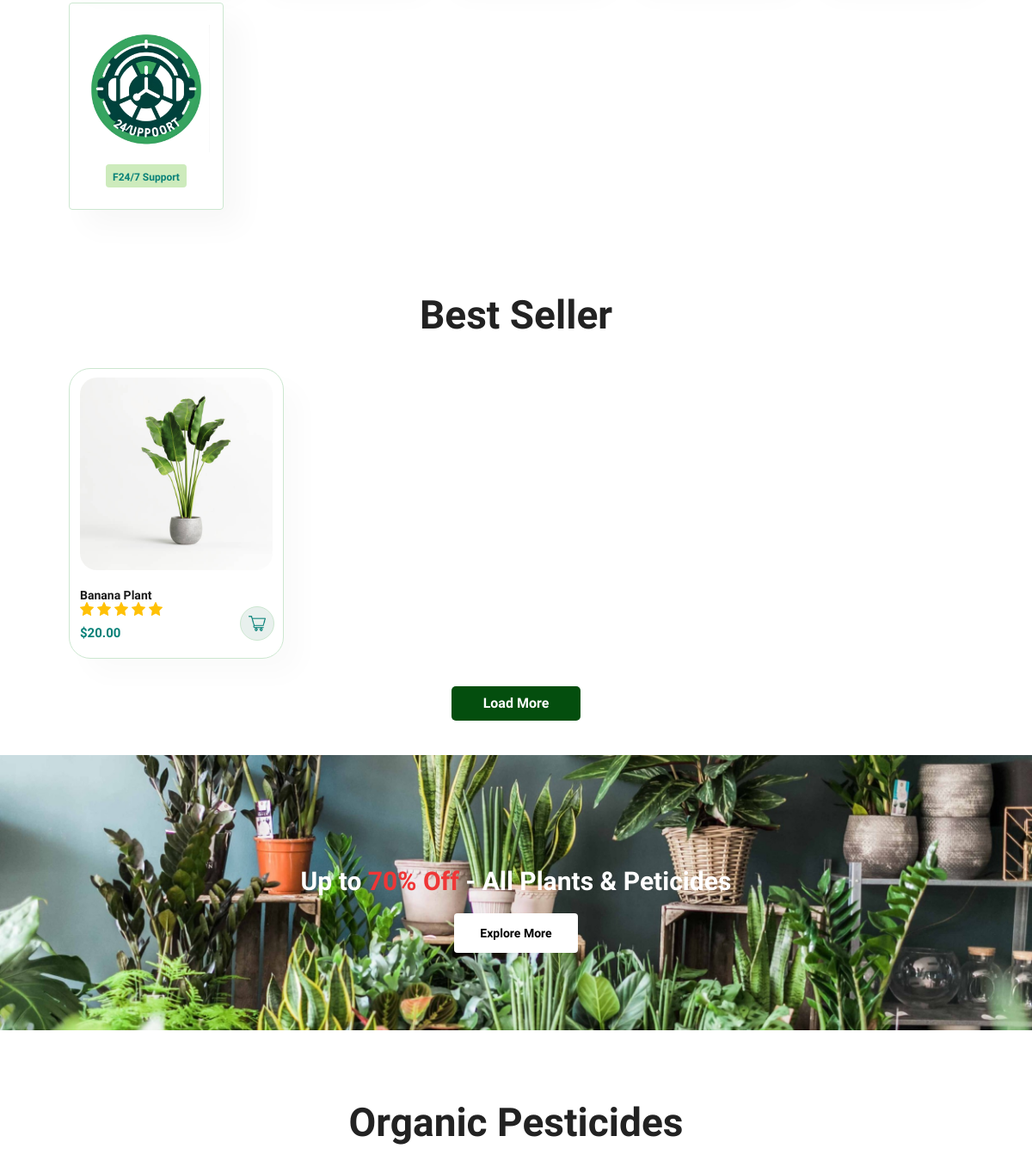
Before: / (middle part) with the older database file.
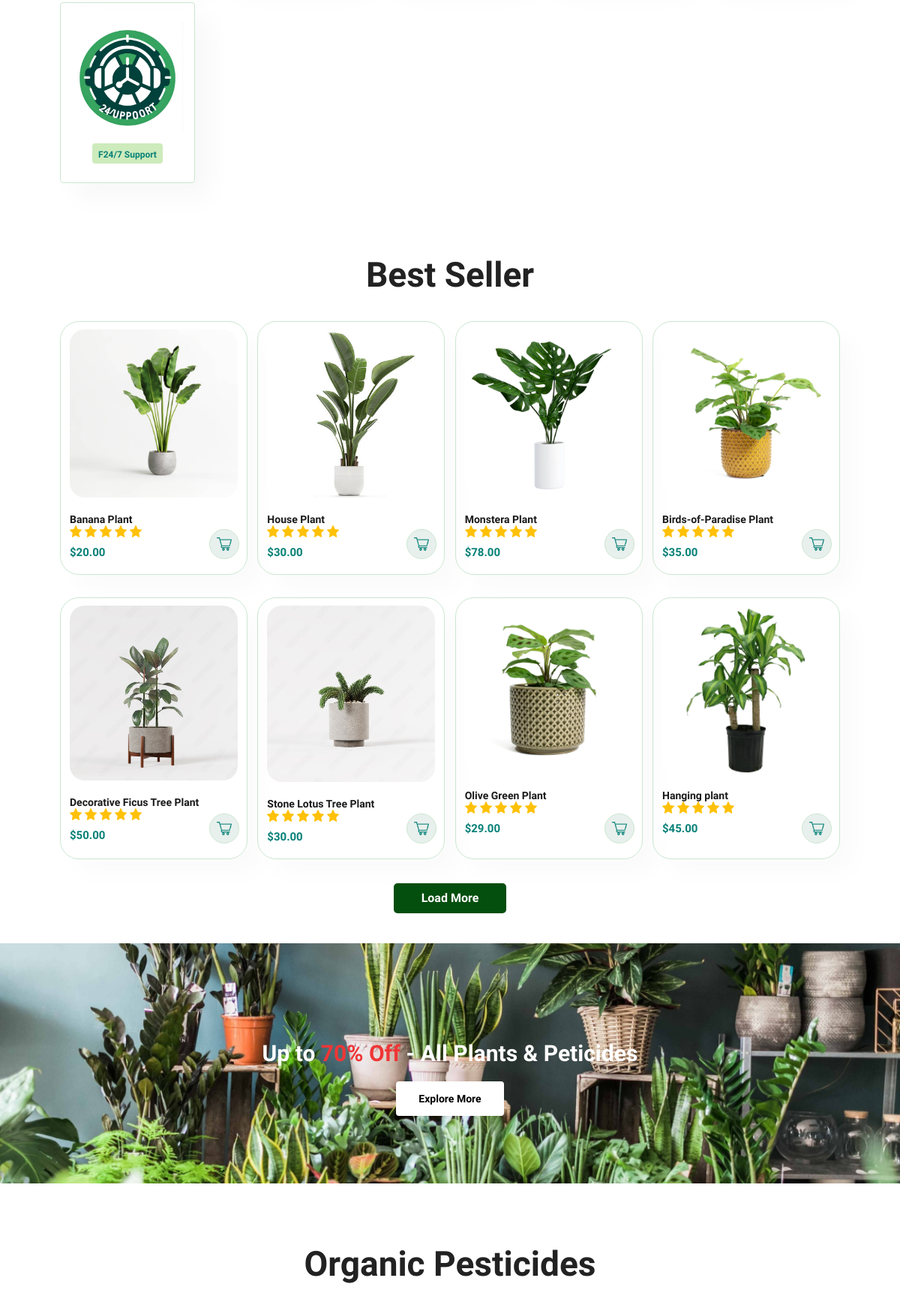
After: the same page with the newer database file.
### store/models.py (models this page shows, shortened)
class Plant(models.Model):
    name = models.CharField(max_length=200)
    price = models.DecimalField(max_digits=10, decimal_places=2)
    description = models.TextField()
    image = models.ImageField(upload_to='plants/')
    quantity = models.IntegerField()

### store/views.py (the view)
# urls.py: path('', HomePage, name='HomePage'),
def HomePage(request):
    Plants = Plant.objects.all()[0:8]
    Pesticides = Pesticide.objects.all()[0:8]
    return render(request, 'index.html', {'plants': Plants, 'pesticides': Pesticides})

### store/templates/index.html (shortened to what this page needs)
<!DOCTYPE html>
<html lang="en">
<head>
    <link rel="stylesheet" href="/static/styles/globals.css">
    <link rel="stylesheet" href="/static/styles/header.css">
    <link rel="stylesheet" href="/static/styles/hero.css">
    <link rel="stylesheet" href="/static/styles/features.css">
    <link rel="stylesheet" href="/static/styles/product.css">
    <link rel="stylesheet" href="/static/styles/banner.css">
    <link rel="stylesheet" href="/static/styles/sm-banner.css">
    <link rel="stylesheet" href="/static/styles/newsletter.css">
    <link rel="stylesheet" href="/static/styles/footer.css">
    <link rel="stylesheet" href="/static/styles/responsive.css">
    <link rel="stylesheet" href="/static/styles/Shop/page-header.css">
    <link rel="stylesheet" href="/static/styles/Shop/pagination.css">
    <link rel="stylesheet" href="/static/assets/css/vendor/font.awesome.min.css">
    <link rel="stylesheet" href="/static/assets/css/vendor/linearicons.min.css">
    <link rel="stylesheet" href="/static/assets/css/plugins/swiper-bundle.min.css">
    <link rel="stylesheet" href="/static/assets/css/plugins/animate.min.css">
    <link rel="stylesheet" href="/static/assets/css/plugins/jquery-ui.min.css">
    <link rel="stylesheet" href="/static/assets/css/plugins/nice-select.min.css">
    <link rel="stylesheet" href="/static/assets/css/plugins/magnific-popup.css">
    <link rel="stylesheet" href="/static/assets/css/style.css">
<link rel="stylesheet" href="https://cdn.jsdelivr.net/npm/sweetalert2@11/dist/sweetalert2.min.css">
</head>
<body>
    <section id="feature" class="section-p1">
        <div class="fe-box">
            <img src="/static/img/features/support.png">
            <h6>F24/7 Support</h6>
        </div>
    </section>
    <section id="product1" class="section-p1" style="padding-bottom: 2ex;">
        <h2>Best Seller</h2>
        <div class="pro-container">
  {% for plant in plants %}
            <div class="pro" id = "plant{{plant.id}}">
                <img class="producto" src="{{plant.image.url}}">
                <div class="des">
                    <h5>{{plant.name}}</h5>
                    <div class="star">
                        <img class="star-icon" src="/static/img/icons/star.png">
                        <img class="star-icon" src="/static/img/icons/star.png">
                        <img class="star-icon" src="/static/img/icons/star.png">
                        <img class="star-icon" src="/static/img/icons/star.png">
                        <img class="star-icon" src="/static/img/icons/star.png">
                    </div>
                    <h4>${{plant.price}}</h4>
                </div>
                <div class="cart-icon-container"><a href="#"><img class="cart-icon" src="/static/img/icons/cart.png"></a></div>
            </div>
            {% endfor %}
        </div>
    </section>
     <section id="pagination">
        <a href="{% url 'ShopPage' %}#product1">Load More</a>
    </section>
    <section id="banner" class="section-m1">
        <h2>Up to <span>70% Off</span> - All Plants & Peticides</h2>
        <a href="{% url 'ShopPage' %}"><button class="normal">Explore More</button></a>
    </section>
    <section id="product1" class="section-p1" style="padding-bottom: 2ex;">
        <h2>Organic Pesticides</h2>
        <div class="pro-container">
        </div>
    </section>
</body>
</html>

### store/static/styles/globals.css (style rules this page uses)
* { margin: 0; padding: 0; box-sizing: border-box; font-family: 'Spartan', sans-serif; }
h2 { font-size: 46px; line-height: 54px; color: #222; }
h4 { font-size: 20px; color: #222; }
h6 { font-weight: 700; font-size: 12px; }
.section-p1 { padding: 40px 80px; }
.section-m1 { margin: 40px 0; }
button.normal { font-size: 14px; font-weight: 600; padding: 15px 30px; color: #000; background-color: #fff; border-radius: 4px; cursor: pointer; border: none; outline: none; transition: 0.2s; }
body { width: 100%; }

### store/static/styles/header.css (style rules this page uses)
.cart-icon-container { position: relative; display: inline-block; }

### store/static/styles/features.css (style rules this page uses)
#feature { display: flex; align-items: center; justify-content: space-between; flex-wrap: wrap; }
#feature .fe-box { width: 180px; text-align: center; padding: 25px 15px; box-shadow: 20px 20px 34px rgba(0, 0, 0, 0.03); border: 1px solid #cce7d0; border-radius: 4px; margin: 15px 0; }
#feature .fe-box img { width: 100%; margin-bottom: 10px; }
#feature .fe-box h6 { display: inline-block; padding: 9px 8px 6px 8px; line-height: 1; border-radius: 4px; color: #088178; background-color: #cdebbc; }
#feature .fe-box:nth-child(6) h6 { background-color: #cdebbc; }

### store/static/styles/product.css (style rules this page uses)
#product1 { text-align: center; }
.pro-container { display: flex; justify-content: space-between; padding-top: 20px; flex-wrap: wrap; }
#product1 .pro { width: 23%; min-width: 250px; padding: 10px 12px; border: 1px solid #cce7d0; border-radius: 25px; cursor: pointer; box-shadow: 20px 20px 30px rgba(0, 0, 0, 0.02); margin: 15px 0; transition: 0.2s ease; position: relative; }
#product1 .pro .producto { width: 100%; border-radius: 20px; }
#product1 .pro .star-icon { width: 16px; border: 0; }
#product1 .pro .des { text-align: start; padding: 10px 0; }
#product1 .pro .des h5 { padding-top: 7px; color: #1a1a1a; font-size: 14px; }
#product1 .cart-icon-container { display: flex; width: 40px; height: 40px; line-height: 40px; border-radius: 50px; background-color: #e8f0ed; font-weight: 500; border: 1px solid #cce7d0; position: absolute; bottom: 20px; right: 10px; }
.cart-icon-container a { display: flex; margin: auto; }
#product1 .pro .cart-icon { width: 20px; }
#product1 .pro .des h4 { padding-top: 7px; font-size: 15px; font-weight: 700; color: #088178; }

### store/static/styles/banner.css (style rules this page uses)
#banner { display: flex; flex-direction: column; justify-content: center; align-items: center; text-align: center; background-image: url("../img/banner/b2.jpg"); width: 100%; height: 40vh; background-size: cover; background-position: center; }
#banner h2 { color: #ffffff; font-size: 30px; padding: 10px 0; }
#banner h2 span { color: #ef3636; }

### store/static/styles/Shop/pagination.css (style rules this page uses)
#pagination { display: flex; text-align: center; align-items: center; justify-content: center; }
#pagination a { display: flex; min-width: 150px; height: 40px; text-decoration: none; background-color: #044e0e; padding: 10px 15px; border-radius: 5px; font-weight: 600; color: #ffffff; margin: 0px; text-align: center; align-items: center; justify-content: center; transition: background-color 0.3s ease; cursor: pointer; }

Changed rows visible on the page:
added Plant: image (picture), name "House Plant", price "30.00"
added Plant: image (picture), name "Monstera Plant", price "78.00"
added Plant: image (picture), name "Birds-of-Paradise Plant", price "35.00"
added Plant: image (picture), name "Decorative Ficus Tree Plant", price "50.00"
added Plant: image (picture), name "Stone Lotus Tree Plant", price "30.00"
added Plant: image (picture), name "Olive Green Plant", price "29.00"
added Plant: image (picture), name "Hanging plant", price "45.00"
